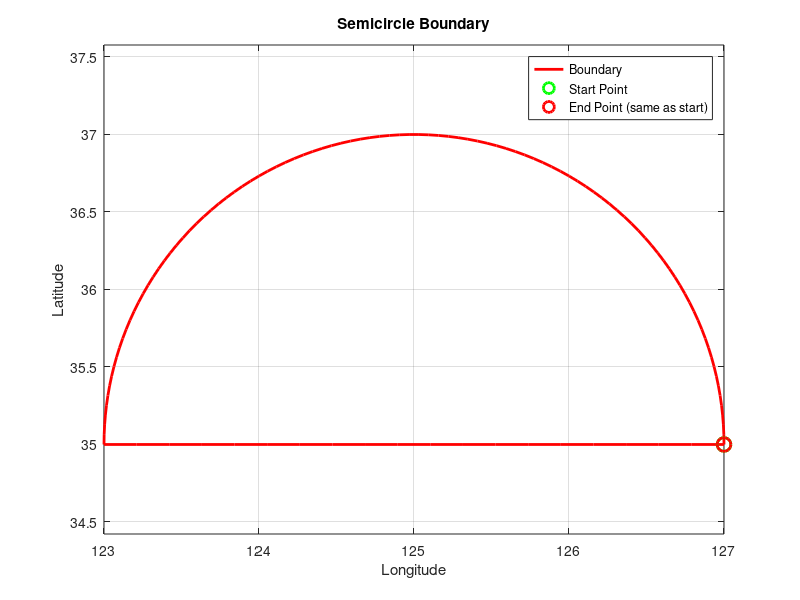

Recreate this plot in MATLAB. (Note: this script raises an error after producing the figure.)
% Example_Semicircle_Boundary: 반원 형태의 경계로 메쉬 생성
% 이 예제는 사용자 정의 반원 폴리곤을 경계로 사용하는 방법을 보여줍니다.

clearvars; clc; close all

PREFIX = 'Semicircle';

%% STEP 1: 반원 경계 생성

% 반원 중심점 및 반지름 설정
center_lon = 125.0;   % 중심 경도
center_lat = 35.0;    % 중심 위도
radius = 2.0;         % 반지름 (도 단위)

% 반원 점들 생성 (0도에서 180도까지)
n_points = 100;  % 반원의 점 개수
theta = linspace(0, pi, n_points);  % 0 ~ π 라디안

% 극좌표를 직교좌표로 변환
semicircle_lon = center_lon + radius * cos(theta);
semicircle_lat = center_lat + radius * sin(theta);

% 직선 부분 추가 (반원의 지름)
base_lon = linspace(semicircle_lon(end), semicircle_lon(1), 20);
base_lat = ones(1, 20) * center_lat;

% 완전한 닫힌 폴리곤 생성 (첫 점 = 마지막 점)
bbox_semicircle = [
    semicircle_lon', semicircle_lat'
    base_lon', base_lat'
    semicircle_lon(1), semicircle_lat(1)  % 폴리곤 닫기
];

% 폴리곤 시각화
figure(1);
plot(bbox_semicircle(:,1), bbox_semicircle(:,2), 'r-', 'LineWidth', 2);
hold on;
plot(bbox_semicircle(1,1), bbox_semicircle(1,2), 'go', 'MarkerSize', 10, 'LineWidth', 2);
plot(bbox_semicircle(end,1), bbox_semicircle(end,2), 'ro', 'MarkerSize', 10, 'LineWidth', 2);
xlabel('Longitude'); ylabel('Latitude');
title('Semicircle Boundary');
legend('Boundary', 'Start Point', 'End Point (same as start)');
grid on; axis equal;

%% STEP 2: 메쉬 매개변수 설정
min_el = 50e3;      % 최소 해상도 (50km)
max_el = 200e3;     % 최대 해상도 (200km)
grade = 0.15;       % 메쉬 그레이드

%% STEP 3: geodata 생성 (반원 bbox 사용)
coastline = 'GSHHS_l_L1';  % 저해상도 해안선 사용

% 반원 폴리곤을 bbox로 전달
gdat = geodata('shp', coastline, 'bbox', bbox_semicircle, 'h0', min_el);

% geodata 시각화
figure(2);
plot(gdat, 'proj', 'lambert');
title('Geodata with Semicircle Boundary');

%% STEP 4: 에지 함수 생성
fh = edgefx('geodata', gdat, 'max_el', max_el, 'g', grade);

% 에지 함수 시각화
figure(3);
plot(fh, 'proj', 'lambert');
title('Edge Function');

%% STEP 5: 메쉬 생성
mshopts = meshgen('ef', fh, 'bou', gdat, 'plot_on', 1, 'proj', 'lambert');
mshopts = mshopts.build;

%% STEP 6: 경계 조건 설정
m = mshopts.grd;
m = make_bc(m, 'auto', gdat, 'depth');  % 수심 기반 경계 분류

% 메쉬 시각화
figure(4);
plot(m, 'proj', 'lambert');
title('Generated Mesh');

figure(5);
plot(m, 'type', 'bd', 'proj', 'lambert');
title('Mesh with Boundary Conditions');

%% STEP 7: 메쉬 저장
save(sprintf('%s_msh.mat', PREFIX), 'm');
write(m, sprintf('%s_mesh', PREFIX));

disp('반원 경계 메쉬 생성 완료!');
